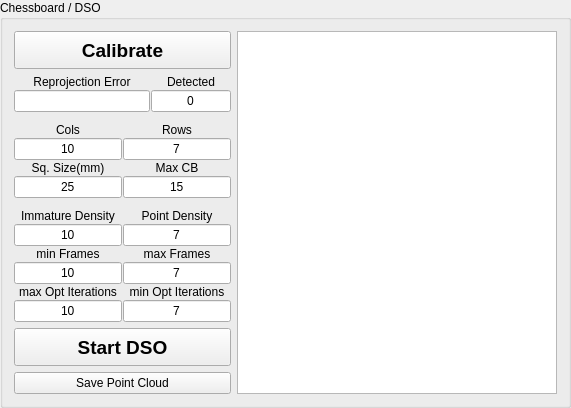
      <widget class="QGroupBox" name="groupBox_chessboard">
       <property name="sizePolicy">
        <sizepolicy hsizetype="MinimumExpanding" vsizetype="MinimumExpanding">
         <horstretch>0</horstretch>
         <verstretch>0</verstretch>
        </sizepolicy>
       </property>
       <property name="title">
        <string>Chessboard / DSO</string>
       </property>
       <layout class="QGridLayout" name="gridLayout_9">
        <item row="0" column="0">
         <layout class="QVBoxLayout" name="verticalLayout_11">
          <item>
           <widget class="QPushButton" name="pushButton_calibrate">
            <property name="sizePolicy">
             <sizepolicy hsizetype="Preferred" vsizetype="Fixed">
              <horstretch>0</horstretch>
              <verstretch>0</verstretch>
             </sizepolicy>
            </property>
            <property name="minimumSize">
             <size>
              <width>0</width>
              <height>38</height>
             </size>
            </property>
            <property name="font">
             <font>
              <pointsize>14</pointsize>
              <weight>75</weight>
              <bold>true</bold>
             </font>
            </property>
            <property name="toolTip">
             <string>Calibration starts when at
least 5 CheckBoards are
detected.
Reached &quot;Max CB&quot; boards the
counter resets and K and D
are used as &quot;Initial Guess&quot;
to refined the parameters
just calculated or loaded.</string>
            </property>
            <property name="text">
             <string>Calibrate</string>
            </property>
            <property name="checkable">
             <bool>true</bool>
            </property>
            <property name="checked">
             <bool>false</bool>
            </property>
           </widget>
          </item>
          <item>
           <layout class="QHBoxLayout" name="horizontalLayout_5">
            <property name="spacing">
             <number>1</number>
            </property>
            <item>
             <layout class="QVBoxLayout" name="verticalLayout_8">
              <item>
               <widget class="QLabel" name="label_reproj_err">
                <property name="sizePolicy">
                 <sizepolicy hsizetype="Preferred" vsizetype="Preferred">
                  <horstretch>0</horstretch>
                  <verstretch>0</verstretch>
                 </sizepolicy>
                </property>
                <property name="maximumSize">
                 <size>
                  <width>16777215</width>
                  <height>16777215</height>
                 </size>
                </property>
                <property name="text">
                 <string>Reprojection Error</string>
                </property>
                <property name="alignment">
                 <set>Qt::AlignCenter</set>
                </property>
               </widget>
              </item>
              <item>
               <widget class="QLineEdit" name="lineEdit_calib_reproj_err">
                <property name="sizePolicy">
                 <sizepolicy hsizetype="Preferred" vsizetype="Fixed">
                  <horstretch>0</horstretch>
                  <verstretch>0</verstretch>
                 </sizepolicy>
                </property>
                <property name="maximumSize">
                 <size>
                  <width>16777215</width>
                  <height>16777215</height>
                 </size>
                </property>
                <property name="toolTip">
                 <string>A good Reprojection Error is
minor than 1 px</string>
                </property>
                <property name="text">
                 <string/>
                </property>
                <property name="alignment">
                 <set>Qt::AlignCenter</set>
                </property>
                <property name="readOnly">
                 <bool>true</bool>
                </property>
               </widget>
              </item>
             </layout>
            </item>
            <item>
             <layout class="QVBoxLayout" name="verticalLayout_7">
              <item>
               <widget class="QLabel" name="label_7">
                <property name="sizePolicy">
                 <sizepolicy hsizetype="Preferred" vsizetype="Preferred">
                  <horstretch>0</horstretch>
                  <verstretch>0</verstretch>
                 </sizepolicy>
                </property>
                <property name="maximumSize">
                 <size>
                  <width>80</width>
                  <height>16777215</height>
                 </size>
                </property>
                <property name="text">
                 <string>Detected</string>
                </property>
                <property name="alignment">
                 <set>Qt::AlignCenter</set>
                </property>
               </widget>
              </item>
              <item>
               <widget class="QLineEdit" name="lineEdit_cb_count">
                <property name="sizePolicy">
                 <sizepolicy hsizetype="Maximum" vsizetype="Fixed">
                  <horstretch>0</horstretch>
                  <verstretch>0</verstretch>
                 </sizepolicy>
                </property>
                <property name="maximumSize">
                 <size>
                  <width>80</width>
                  <height>16777215</height>
                 </size>
                </property>
                <property name="text">
                 <string>0</string>
                </property>
                <property name="alignment">
                 <set>Qt::AlignCenter</set>
                </property>
                <property name="readOnly">
                 <bool>true</bool>
                </property>
               </widget>
              </item>
             </layout>
            </item>
           </layout>
          </item>
          <item>
           <spacer name="verticalSpacer_3">
            <property name="orientation">
             <enum>Qt::Vertical</enum>
            </property>
            <property name="sizeHint" stdset="0">
             <size>
              <width>20</width>
              <height>5</height>
             </size>
            </property>
           </spacer>
          </item>
          <item>
           <layout class="QGridLayout" name="gridLayout_2">
            <property name="sizeConstraint">
             <enum>QLayout::SetDefaultConstraint</enum>
            </property>
            <property name="spacing">
             <number>1</number>
            </property>
            <item row="0" column="0">
             <layout class="QVBoxLayout" name="verticalLayout_5">
              <item>
               <widget class="QLabel" name="label_5">
                <property name="sizePolicy">
                 <sizepolicy hsizetype="Preferred" vsizetype="Preferred">
                  <horstretch>0</horstretch>
                  <verstretch>0</verstretch>
                 </sizepolicy>
                </property>
                <property name="maximumSize">
                 <size>
                  <width>110</width>
                  <height>16777215</height>
                 </size>
                </property>
                <property name="text">
                 <string>Cols</string>
                </property>
                <property name="alignment">
                 <set>Qt::AlignCenter</set>
                </property>
               </widget>
              </item>
              <item>
               <widget class="CustomLineEdit" name="lineEdit_cb_cols">
                <property name="sizePolicy">
                 <sizepolicy hsizetype="Preferred" vsizetype="Fixed">
                  <horstretch>0</horstretch>
                  <verstretch>0</verstretch>
                 </sizepolicy>
                </property>
                <property name="maximumSize">
                 <size>
                  <width>110</width>
                  <height>16777215</height>
                 </size>
                </property>
                <property name="toolTip">
                 <string>Number of horizontal inner chessboard edges</string>
                </property>
                <property name="text">
                 <string>10</string>
                </property>
                <property name="alignment">
                 <set>Qt::AlignCenter</set>
                </property>
               </widget>
              </item>
             </layout>
            </item>
            <item row="0" column="1">
             <layout class="QVBoxLayout" name="verticalLayout_4">
              <item>
               <widget class="QLabel" name="label_4">
                <property name="sizePolicy">
                 <sizepolicy hsizetype="Preferred" vsizetype="Preferred">
                  <horstretch>0</horstretch>
                  <verstretch>0</verstretch>
                 </sizepolicy>
                </property>
                <property name="maximumSize">
                 <size>
                  <width>110</width>
                  <height>16777215</height>
                 </size>
                </property>
                <property name="text">
                 <string>Rows</string>
                </property>
                <property name="alignment">
                 <set>Qt::AlignCenter</set>
                </property>
               </widget>
              </item>
              <item>
               <widget class="CustomLineEdit" name="lineEdit_cb_rows">
                <property name="sizePolicy">
                 <sizepolicy hsizetype="Preferred" vsizetype="Fixed">
                  <horstretch>0</horstretch>
                  <verstretch>0</verstretch>
                 </sizepolicy>
                </property>
                <property name="maximumSize">
                 <size>
                  <width>110</width>
                  <height>16777215</height>
                 </size>
                </property>
                <property name="toolTip">
                 <string>Number of vertical inner chessboard edges</string>
                </property>
                <property name="text">
                 <string>7</string>
                </property>
                <property name="alignment">
                 <set>Qt::AlignCenter</set>
                </property>
               </widget>
              </item>
             </layout>
            </item>
            <item row="1" column="0">
             <layout class="QVBoxLayout" name="verticalLayout_6">
              <item>
               <widget class="QLabel" name="label_6">
                <property name="sizePolicy">
                 <sizepolicy hsizetype="Preferred" vsizetype="Preferred">
                  <horstretch>0</horstretch>
                  <verstretch>0</verstretch>
                 </sizepolicy>
                </property>
                <property name="maximumSize">
                 <size>
                  <width>110</width>
                  <height>16777215</height>
                 </size>
                </property>
                <property name="text">
                 <string>Sq. Size(mm)</string>
                </property>
                <property name="alignment">
                 <set>Qt::AlignCenter</set>
                </property>
               </widget>
              </item>
              <item>
               <widget class="CustomLineEdit" name="lineEdit_cb_mm">
                <property name="sizePolicy">
                 <sizepolicy hsizetype="Preferred" vsizetype="Fixed">
                  <horstretch>0</horstretch>
                  <verstretch>0</verstretch>
                 </sizepolicy>
                </property>
                <property name="maximumSize">
                 <size>
                  <width>110</width>
                  <height>16777215</height>
                 </size>
                </property>
                <property name="toolTip">
                 <string>Size in mm of the squares of the chessboard</string>
                </property>
                <property name="text">
                 <string>25</string>
                </property>
                <property name="alignment">
                 <set>Qt::AlignCenter</set>
                </property>
               </widget>
              </item>
             </layout>
            </item>
            <item row="1" column="1">
             <layout class="QVBoxLayout" name="verticalLayout_10">
              <item>
               <widget class="QLabel" name="label_10">
                <property name="sizePolicy">
                 <sizepolicy hsizetype="Preferred" vsizetype="Preferred">
                  <horstretch>0</horstretch>
                  <verstretch>0</verstretch>
                 </sizepolicy>
                </property>
                <property name="maximumSize">
                 <size>
                  <width>110</width>
                  <height>16777215</height>
                 </size>
                </property>
                <property name="text">
                 <string>Max CB</string>
                </property>
                <property name="alignment">
                 <set>Qt::AlignCenter</set>
                </property>
               </widget>
              </item>
              <item>
               <widget class="CustomLineEdit" name="lineEdit_cb_max_count">
                <property name="sizePolicy">
                 <sizepolicy hsizetype="Preferred" vsizetype="Fixed">
                  <horstretch>0</horstretch>
                  <verstretch>0</verstretch>
                 </sizepolicy>
                </property>
                <property name="maximumSize">
                 <size>
                  <width>110</width>
                  <height>16777215</height>
                 </size>
                </property>
                <property name="toolTip">
                 <string>When &quot;Detected&quot; reaches this value,
the calibration is fixed and the next detected chessboards
are used to refine the parameters</string>
                </property>
                <property name="text">
                 <string>15</string>
                </property>
                <property name="alignment">
                 <set>Qt::AlignCenter</set>
                </property>
               </widget>
              </item>
             </layout>
            </item>
           </layout>
          </item>
          <item>
           <spacer name="verticalSpacer">
            <property name="orientation">
             <enum>Qt::Vertical</enum>
            </property>
            <property name="sizeHint" stdset="0">
             <size>
              <width>20</width>
              <height>5</height>
             </size>
            </property>
           </spacer>
          </item>
          <item>
           <layout class="QGridLayout" name="gridLayout_22">
            <property name="sizeConstraint">
             <enum>QLayout::SetDefaultConstraint</enum>
            </property>
            <property name="spacing">
             <number>1</number>
            </property>
            <item row="0" column="0">
             <layout class="QVBoxLayout" name="verticalLayout_5">
              <item>
               <widget class="QLabel" name="label_5">
                <property name="sizePolicy">
                 <sizepolicy hsizetype="Preferred" vsizetype="Preferred">
                  <horstretch>0</horstretch>
                  <verstretch>0</verstretch>
                 </sizepolicy>
                </property>
                <property name="maximumSize">
                 <size>
                  <width>110</width>
                  <height>16777215</height>
                 </size>
                </property>
                <property name="text">
                 <string>Immature Density</string>
                </property>
                <property name="alignment">
                 <set>Qt::AlignCenter</set>
                </property>
               </widget>
              </item>
              <item>
               <widget class="CustomLineEdit" name="lineEdit_setting_desiredImmatureDensity">
                <property name="sizePolicy">
                 <sizepolicy hsizetype="Preferred" vsizetype="Fixed">
                  <horstretch>0</horstretch>
                  <verstretch>0</verstretch>
                 </sizepolicy>
                </property>
                <property name="maximumSize">
                 <size>
                  <width>110</width>
                  <height>16777215</height>
                 </size>
                </property>
                <property name="toolTip">
                 <string>immature points per frame</string>
                </property>
                <property name="text">
                 <string>10</string>
                </property>
                <property name="alignment">
                 <set>Qt::AlignCenter</set>
                </property>
               </widget>
              </item>
             </layout>
            </item>
            <item row="0" column="1">
             <layout class="QVBoxLayout" name="verticalLayout_4">
              <item>
               <widget class="QLabel" name="label_4">
                <property name="sizePolicy">
                 <sizepolicy hsizetype="Preferred" vsizetype="Preferred">
                  <horstretch>0</horstretch>
                  <verstretch>0</verstretch>
                 </sizepolicy>
                </property>
                <property name="maximumSize">
                 <size>
                  <width>110</width>
                  <height>16777215</height>
                 </size>
                </property>
                <property name="text">
                 <string>Point Density</string>
                </property>
                <property name="alignment">
                 <set>Qt::AlignCenter</set>
                </property>
               </widget>
              </item>
              <item>
               <widget class="CustomLineEdit" name="lineEdit_setting_desiredPointDensity">
                <property name="sizePolicy">
                 <sizepolicy hsizetype="Preferred" vsizetype="Fixed">
                  <horstretch>0</horstretch>
                  <verstretch>0</verstretch>
                 </sizepolicy>
                </property>
                <property name="maximumSize">
                 <size>
                  <width>110</width>
                  <height>16777215</height>
                 </size>
                </property>
                <property name="toolTip">
                 <string>aimed total points in the active window</string>
                </property>
                <property name="text">
                 <string>7</string>
                </property>
                <property name="alignment">
                 <set>Qt::AlignCenter</set>
                </property>
               </widget>
              </item>
             </layout>
            </item>
            <item row="1" column="0">
             <layout class="QVBoxLayout" name="verticalLayout_5">
              <item>
               <widget class="QLabel" name="label_5">
                <property name="sizePolicy">
                 <sizepolicy hsizetype="Preferred" vsizetype="Preferred">
                  <horstretch>0</horstretch>
                  <verstretch>0</verstretch>
                 </sizepolicy>
                </property>
                <property name="maximumSize">
                 <size>
                  <width>110</width>
                  <height>16777215</height>
                 </size>
                </property>
                <property name="text">
                 <string>min Frames</string>
                </property>
                <property name="alignment">
                 <set>Qt::AlignCenter</set>
                </property>
               </widget>
              </item>
              <item>
               <widget class="CustomLineEdit" name="lineEdit_setting_minFrames">
                <property name="sizePolicy">
                 <sizepolicy hsizetype="Preferred" vsizetype="Fixed">
                  <horstretch>0</horstretch>
                  <verstretch>0</verstretch>
                 </sizepolicy>
                </property>
                <property name="maximumSize">
                 <size>
                  <width>110</width>
                  <height>16777215</height>
                 </size>
                </property>
                <property name="toolTip">
                 <string>min frames in window</string>
                </property>
                <property name="text">
                 <string>10</string>
                </property>
                <property name="alignment">
                 <set>Qt::AlignCenter</set>
                </property>
               </widget>
              </item>
             </layout>
            </item>
            <item row="1" column="1">
             <layout class="QVBoxLayout" name="verticalLayout_4">
              <item>
               <widget class="QLabel" name="label_4">
                <property name="sizePolicy">
                 <sizepolicy hsizetype="Preferred" vsizetype="Preferred">
                  <horstretch>0</horstretch>
                  <verstretch>0</verstretch>
                 </sizepolicy>
                </property>
                <property name="maximumSize">
                 <size>
                  <width>110</width>
                  <height>16777215</height>
                 </size>
                </property>
                <property name="text">
                 <string>max Frames</string>
                </property>
                <property name="alignment">
                 <set>Qt::AlignCenter</set>
                </property>
               </widget>
              </item>
              <item>
               <widget class="CustomLineEdit" name="lineEdit_setting_maxFrames">
                <property name="sizePolicy">
                 <sizepolicy hsizetype="Preferred" vsizetype="Fixed">
                  <horstretch>0</horstretch>
                  <verstretch>0</verstretch>
                 </sizepolicy>
                </property>
                <property name="maximumSize">
                 <size>
                  <width>110</width>
                  <height>16777215</height>
                 </size>
                </property>
                <property name="toolTip">
                 <string>max frames in window</string>
                </property>
                <property name="text">
                 <string>7</string>
                </property>
                <property name="alignment">
                 <set>Qt::AlignCenter</set>
                </property>
               </widget>
              </item>
             </layout>
            </item>
            <item row="2" column="0">
             <layout class="QVBoxLayout" name="verticalLayout_5">
              <item>
               <widget class="QLabel" name="label_5">
                <property name="sizePolicy">
                 <sizepolicy hsizetype="Preferred" vsizetype="Preferred">
                  <horstretch>0</horstretch>
                  <verstretch>0</verstretch>
                 </sizepolicy>
                </property>
                <property name="maximumSize">
                 <size>
                  <width>110</width>
                  <height>16777215</height>
                 </size>
                </property>
                <property name="text">
                 <string>max Opt Iterations</string>
                </property>
                <property name="alignment">
                 <set>Qt::AlignCenter</set>
                </property>
               </widget>
              </item>
              <item>
               <widget class="CustomLineEdit" name="lineEdit_setting_maxOptIterations">
                <property name="sizePolicy">
                 <sizepolicy hsizetype="Preferred" vsizetype="Fixed">
                  <horstretch>0</horstretch>
                  <verstretch>0</verstretch>
                 </sizepolicy>
                </property>
                <property name="maximumSize">
                 <size>
                  <width>110</width>
                  <height>16777215</height>
                 </size>
                </property>
                <property name="toolTip">
                 <string>max GN iterations</string>
                </property>
                <property name="text">
                 <string>10</string>
                </property>
                <property name="alignment">
                 <set>Qt::AlignCenter</set>
                </property>
               </widget>
              </item>
             </layout>
            </item>
            <item row="2" column="1">
             <layout class="QVBoxLayout" name="verticalLayout_4">
              <item>
               <widget class="QLabel" name="label_4">
                <property name="sizePolicy">
                 <sizepolicy hsizetype="Preferred" vsizetype="Preferred">
                  <horstretch>0</horstretch>
                  <verstretch>0</verstretch>
                 </sizepolicy>
                </property>
                <property name="maximumSize">
                 <size>
                  <width>110</width>
                  <height>16777215</height>
                 </size>
                </property>
                <property name="text">
                 <string>min Opt Iterations</string>
                </property>
                <property name="alignment">
                 <set>Qt::AlignCenter</set>
                </property>
               </widget>
              </item>
              <item>
               <widget class="CustomLineEdit" name="lineEdit_setting_minOptIterations">
                <property name="sizePolicy">
                 <sizepolicy hsizetype="Preferred" vsizetype="Fixed">
                  <horstretch>0</horstretch>
                  <verstretch>0</verstretch>
                 </sizepolicy>
                </property>
                <property name="maximumSize">
                 <size>
                  <width>110</width>
                  <height>16777215</height>
                 </size>
                </property>
                <property name="toolTip">
                 <string>min GN iterations</string>
                </property>
                <property name="text">
                 <string>7</string>
                </property>
                <property name="alignment">
                 <set>Qt::AlignCenter</set>
                </property>
               </widget>
              </item>
             </layout>
            </item>
           </layout>
          </item>
          <item>
           <widget class="QPushButton" name="pushButton_StartDSO">
            <property name="sizePolicy">
             <sizepolicy hsizetype="Preferred" vsizetype="Fixed">
              <horstretch>0</horstretch>
              <verstretch>0</verstretch>
             </sizepolicy>
            </property>
            <property name="minimumSize">
             <size>
              <width>0</width>
              <height>38</height>
             </size>
            </property>
            <property name="font">
             <font>
              <pointsize>14</pointsize>
              <weight>75</weight>
              <bold>true</bold>
             </font>
            </property>
            <property name="toolTip">
             <string>Starting Direct Sparse Odometry.</string>
            </property>
            <property name="text">
             <string>Start DSO</string>
            </property>
            <property name="checkable">
             <bool>true</bool>
            </property>
            <property name="checked">
             <bool>false</bool>
            </property>
           </widget>
          </item>
          <item>
           <widget class="QPushButton" name="pushButton_SavePointCloud">
            <property name="sizePolicy">
             <sizepolicy hsizetype="Preferred" vsizetype="Fixed">
              <horstretch>0</horstretch>
              <verstretch>0</verstretch>
             </sizepolicy>
            </property>
            <property name="toolTip">
             <string>Saving Direct Sparse Odometry Point Cloud.</string>
            </property>
            <property name="text">
             <string>Save Point Cloud</string>
            </property>
            <property name="checkable">
             <bool>true</bool>
            </property>
            <property name="checked">
             <bool>false</bool>
            </property>
           </widget>
          </item>
         </layout>
        </item>
        <item row="0" column="1">
         <widget class="QGraphicsView" name="graphicsView_checkboard">
          <property name="sizePolicy">
           <sizepolicy hsizetype="MinimumExpanding" vsizetype="MinimumExpanding">
            <horstretch>0</horstretch>
            <verstretch>0</verstretch>
           </sizepolicy>
          </property>
          <property name="minimumSize">
           <size>
            <width>320</width>
            <height>320</height>
           </size>
          </property>
          <property name="maximumSize">
           <size>
            <width>16777215</width>
            <height>16777215</height>
           </size>
          </property>
         </widget>
        </item>
       </layout>
      </widget>
